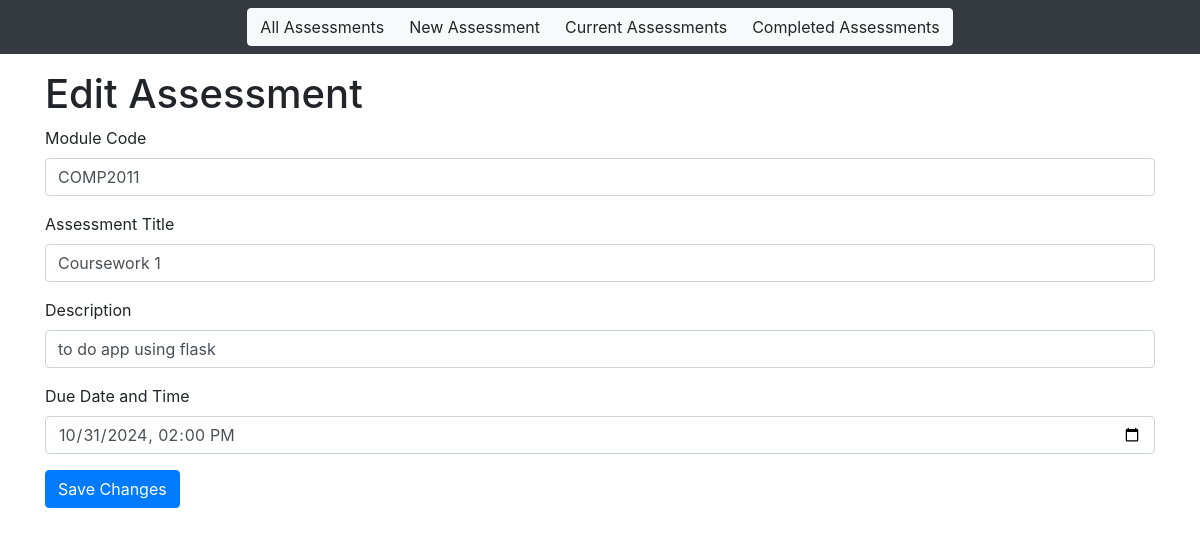
Screenshot of /edit/1 with the database file from the repository.
### app/models.py (models this page shows)
class Assessment(db.Model):
    id = db.Column(db.Integer, primary_key=True)
    moduleCode = db.Column(db.String(9), index=True)
    title = db.Column(db.String(50))
    description = db.Column(db.String(500))
    dateTime = db.Column(db.DateTime)
    completion = db.Column(db.Boolean, default=False)

### app/views.py (the view, shortened to what this page needs)
@app.route("/edit/<int:id>", methods=["GET", "POST"])
def editAssessment(id):
    assessment = Assessment.query.get_or_404(id)
    form = NewAssessmentForm(obj=assessment)
    return render_template("editAssessment.html", form=form, assessment=assessment)

### app/forms.py
class NewAssessmentForm(FlaskForm):
    moduleCode = StringField("Module Code", validators=[DataRequired()])
    title = StringField("Title", validators=[DataRequired()])
    description = StringField("Description", validators=[DataRequired()])
    dateTime = DateTimeField("Date and Time", format="%Y-%m-%dT%H:%M", validators=[DataRequired()])

### app/templates/editAssessment.html (shortened to what this page needs)
{% extends "navbar.html" %}
{% block content %}
<h1>Edit Assessment</h1>
<form action="{{ url_for('editAssessment', id=assessment.id) }}" method="POST" name="editAssessment">
    <div class="form-group">
        <label for="moduleCode">Module Code</label>
        {{ form.moduleCode(class="form-control", placeholder="COMP2011") }}
    </div>
    <div class="form-group">
        <label for="title">Assessment Title</label>
        {{ form.title(class="form-control", placeholder="Coursework 1") }}
    </div>
    <div class="form-group">
        <label for="description">Description</label>
        {{ form.description(class="form-control", rows="2", placeholder="Assessment description") }}
    </div>
    <div class="form-group">
        <label for="dateTime">Due Date and Time</label>
        {{ form.dateTime(class="form-control", type="datetime-local") }}
    </div>
    <button type="submit" class="btn btn-primary">Save Changes</button>
</form>
{% endblock %}

### rows the page displays
Assessment: moduleCode "COMP2011", title "Coursework 1", description "to do app using flask", dateTime "10/31/2024 14:00"
